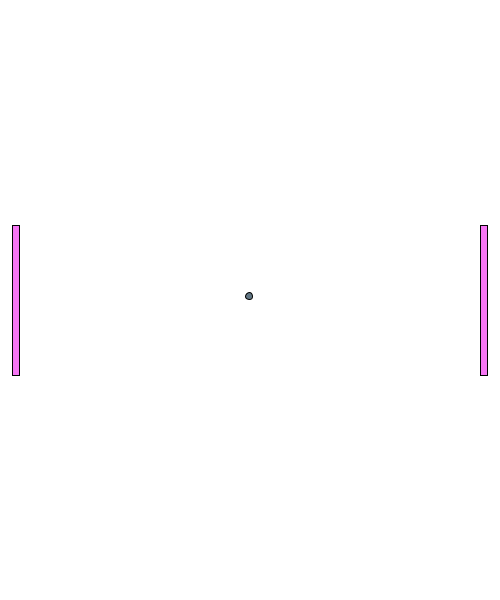
Frame 1 (no input)
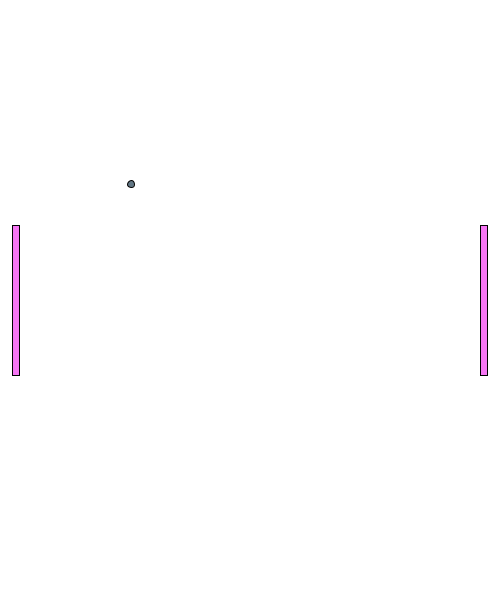
Frame 60 (the mouse pressed at the canvas centre just before this capture)
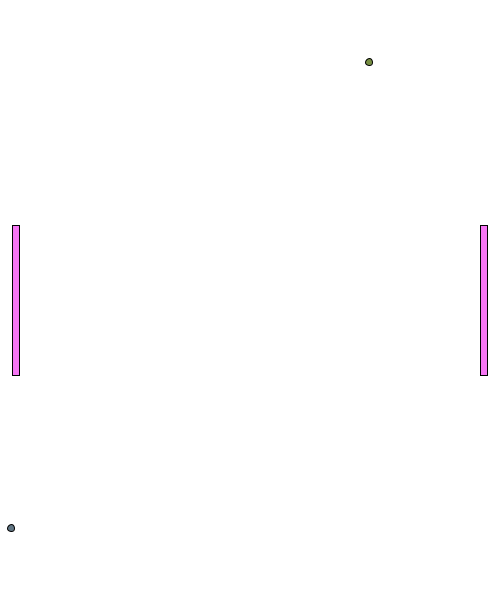
Frame 120 (the mouse held since frame 60 and released just before this capture)

The Processing sketch that drew these frames (run headless with seeded random() and noise(); from frame 60 on, the mouse is pressed at the canvas centre):

// Processing sketch: Ball_Paddle
// ── Ball_Paddle.pde
/* To Do
Copy over prototyped Ball Class, illustrates modular programming & libraries 
*/

//Global Variables and Other
Paddle paddle;
//
// From Ball_Intro Main Program
Ball[] balls = new Ball[10]; //Not just an array, but an array list
int ballCounter = balls.length - balls.length; // How to get "Zero but use another value"

void setup() {
  size (500, 600); //fullScreen(), displayWidth, displayHeight;
  //
  paddle = new Paddle(width, height); //For the Constructor
  balls[ballCounter] = new Ball(width, height); 
  ballCounter +=1;
  //
}//End setup()

void draw() {
  background(255);
  paddle.paddleDraw();
  for ( int i = 0; i<ballCounter; i++ ) { //Controls each ball
    balls[i].ballDraw(); //Variables and Contructor
    balls[i].gamePlay();
  }
}//End draw()

void keyPressed() {
  if (key == CODED && key == 'W' || key == 'w') paddle.upLeftGetter(); //Security Feature 
  if (key == CODED && key == 'S' || key == 's') paddle.downLeftGetter(); //Security Feature
  if (key == CODED && keyCode == UP) paddle.upRightGetter(); //Security Feature 
  if (key == CODED && keyCode == DOWN) paddle.downRightGetter(); //Security Feature 
}//End keyPressed

void mousePressed() {
  // For balls
  if ( ballCounter >= balls.length ) { //Game Quit based on ball counting
    exit(); //Eventually will become a button
  } else { 
    ballCounter += 1; //Note: sequentially, this incrementing creates a problem for the next for loop
    // Thus, the FOR Loop deals with the difference between human and computer numbering.
  }
  for ( int i = ballCounter-1; i<ballCounter; i++ ) { //Constructor for other balls should not be run
    balls[i] = new Ball(width, height); 
  }
  //
}//End mousePressed

// ── Ball.pde
class Ball {
  //Variables
  int ballX, ballY, ballMoveX, ballMoveY, directionX=0, directionY=0;
  int ballSpeedX, ballSpeedY;
  int ballStartX, ballStartY, ballDiameter; //Will be final variables
  color colour;
  int scorePlayer1, scorePlayer2;
  Boolean ballXGoal;
  //
  //int ballCount = 5; //requires pure java class for true static varaibles
  //needs to be coded first in Processing
  //
  //Constructor, populates the variables
  Ball(float width, float height) { //Passsing Geometry
    ballStartX = int(width/2); //will begin as one varaible, but might change b/c easter egg
    ballStartY = int(height/2); //see above
    this.ballX = ballStartX; //ALways starts in middle
    this.ballY = ballStartY;
    this.ballXGoal = false;
    ballDiameter = int(width/70); //Will soon need a procedure for this or a choice of code'
    ballSpeedX = int( random (1, 5) ); //Not best practice to repeat code, but OK
    ballSpeedY = int( random (1, 5) ); //Here b/c "next line"
    colour = color(int( random(50, 200) ), int( random(50, 200) ), int( random(50, 200) ));
    //gameStart() now in constructor
    while (directionX == 0) {
      directionX = int (random (-2, 2) );
    } //End WHILE 
    while (directionY == 0) {
      directionY = int (random (-2, 2) );
    } //End WHILE 
  }//End Constructor
  //
  void ballDraw() {
    //Background here will cover each individual ball
    gamePlay();
    fill(colour);
    ellipse(ballX, ballY, ballDiameter, ballDiameter);
    fill(0); //Reset fill
  }//End ballDraw
  //
  void gamePlay() {
    //Scoring on Left and Right Goals, resetting variables to decrease system resourses
    if ( ballX < (width*0)+ballDiameter || ballX > width - ballDiameter) { //Net Detection
      ballXGoal = true;
      if (ballX < (width*0)+ballDiameter ) { //Goal for left player
        ballX = (width*0)+(ballDiameter/4);
        ballY = ballY; //Variable becomes "final" here      
      }
      if ( ballX > width - ballDiameter ) { //Goal for right player
        ballX = (width)-(ballDiameter/4);
        ballY = ballY; //Variable becomes "final" here      
      }
    } //End Net Detection
    //
    //Top and Bottom Boundary Bounce, accounting for increased ball movement per "step"
    // Bounce of Top and Bottom: bounce is a range and we move the ball if out-of-bounds
    if ( (ballY >= height*0 && ballY <= height*0+ballDiameter) || ( ballY <= height && ballY >= height-ballDiameter ) ) directionY =  directionY * (-1);
    if ( ballY < 0 || ballY > height ) {
      directionY =  directionY * (-1);
      if (ballY < 0) ballY = height*0 - (ballDiameter/2);
      if (ballY > height) ballY = height - (ballDiameter/2);
    }
    //
    //Ball "Step"
    if (ballXGoal == true) { //EMPTY IF to skip ball arithmetic, when score happens
    } else {
      ballMoveX = ballSpeedX*directionX;
      ballMoveY = ballSpeedY*directionY;
      ballX += ballMoveX;
      ballY += ballMoveY;
    }
    //
  }//End gamePlay
  //
}//End Ball

// ── Paddle.pde
class Paddle {
  //Variables
  color colour;
  int paddleXLeft, paddleXRight, paddleYLeft, paddleYRight, paddleWidth, paddleHeight;
  int yMove; // Possible Easteregg to move paddles at a different speed requires two variables 
  boolean upLeft = false, downLeft = false, upRight = false, downRight = false;

  //Constructor, populates the variables
  Paddle (float width, float height) { //Passsing Geometry
    this.colour = color (int(random(230, 255)), int(random(70, 255)), int(random(40, 255)));
    paddleWidth = int(height * 1/80); //no "this" thus no change ever 
    paddleXRight = int(width * 39/40) - paddleWidth; //If the height of the paddle changes, variables have to have "this"
    paddleXLeft = int(width * 1/40);
    paddleHeight = int(height * 1/4);
    this.paddleYLeft = int(height * 1/2) - paddleHeight * 1/2;
    this.paddleYRight = paddleYLeft;
    this.upLeft = false; 
    this.downLeft = false;
    this.upRight = false; 
    this.downRight = false;
    this.yMove = int( (height / height) * 5);
  }//End Constructor
  //
  void paddleDraw() {
    //Background here will cover each individual ball
    fill(colour);
    gamePlay(); //Arithmetic Code, Security Feauture 
    rect (paddleXLeft, paddleYLeft, paddleWidth, paddleHeight);
    rect (paddleXRight, paddleYRight, paddleWidth, paddleHeight);
    fill(0); //Reset fill
  }//End ballDraw
  //
  void gamePlay() {
    //Bouncing Off Left Paddle
    //
    // Bouncing off Right Paddle
    //
    // Moving Left Paddle
    // Up: paddleYLeft -= yMove, Down: paddleYLeft += yMove
    if (upLeft == true && downLeft == false) {
      paddleYLeft -= yMove;
      upLeft = false;
    }
    if (upLeft == false && downLeft == true) {
      paddleYLeft += yMove;
      downLeft = false;
    }
    //
    // Moving Right Paddle
    if (upRight == true && downRight == false) {
      paddleYRight -= yMove;
      upRight = false;
    }
    if (upRight == false && downRight == true) {
      paddleYRight += yMove;
      downRight = false;
    }
    //
    // Redrawing Paddle if too High
    if (paddleYLeft < height * 0) paddleYLeft = 0;
    if (paddleYLeft  > height - paddleHeight ) paddleYLeft = height - paddleHeight;
    //
    // Redrawing Paddle if too Low
    if (paddleYRight < height * 0) paddleYRight = 0;
    if (paddleYRight > height - paddleHeight ) paddleYRight = height - paddleHeight;
    //
  }//End gamePlay
  //
  // Getters and Setters 
  void upLeftGetter() { //Get keyboard input 
    upLeft = true;
  }
  void downLeftGetter() { //Get keyboard input 
    downLeft = true;
  }
  void upRightGetter() { //Get keyboard input 
    upRight = true;
  }
  void downRightGetter() { //Get keyboard input 
    downRight = true;
  }
}//End Ball
